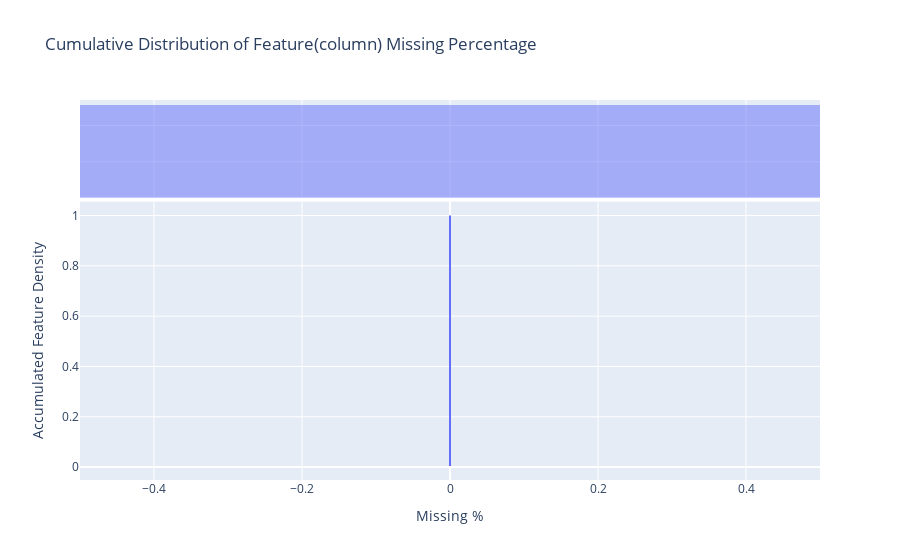

The code cell stored with this chart in its notebook:
### Code cell
missing_feat(pro_df)

### Figure 1 — Plotly figure (JSON) as saved in the notebook; plotly's stock layout.template omitted (floating-point values rounded to 4 significant figures; data arrays with more than 128 entries replaced by an {"elided": "..."} marker saying what was removed)
{"data": [{"hovertemplate": "Missing %=%{x}<br>probability=%{y}<extra></extra>", "legendgroup": "", "line": {"dash": "solid", "shape": "hv"}, "marker": {"color": "#636efa", "symbol": "circle"}, "mode": "lines", "name": "", "orientation": "v", "showlegend": false, "type": "scatter", "x": {"elided": "257 int values"}, "xaxis": "x", "y": {"elided": "257 float values"}, "yaxis": "y"}, {"alignmentgroup": "True", "bingroup": "x", "hovertemplate": "Missing %=%{x}<br>count=%{y}<extra></extra>", "legendgroup": "", "marker": {"color": "#636efa"}, "name": "", "offsetgroup": "", "opacity": 0.5, "showlegend": false, "type": "histogram", "x": {"elided": "257 int values"}, "xaxis": "x2", "yaxis": "y2"}], "layout": {"barmode": "overlay", "legend": {"tracegroupgap": 0}, "title": {"text": "Cumulative Distribution of Feature(column) Missing Percentage"}, "xaxis": {"anchor": "y", "domain": [0, 1], "title": {"text": "Missing %"}}, "xaxis2": {"anchor": "y2", "domain": [0, 1], "matches": "x", "showgrid": true, "showticklabels": false}, "yaxis": {"anchor": "x", "domain": [0, 0.7326], "title": {"text": "Accumulated Feature Density"}}, "yaxis2": {"anchor": "x2", "domain": [0.7426, 1], "matches": "y2", "showgrid": true, "showline": false, "showticklabels": false, "ticks": ""}}}
